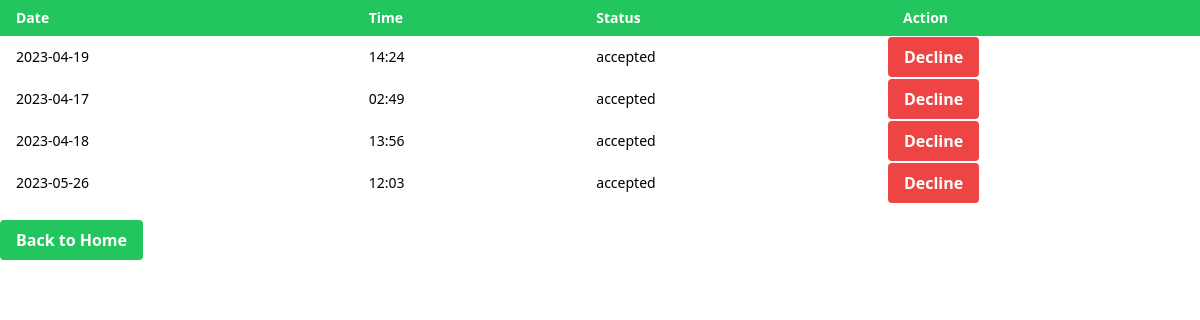
The app's page /accepted_manage, older data.
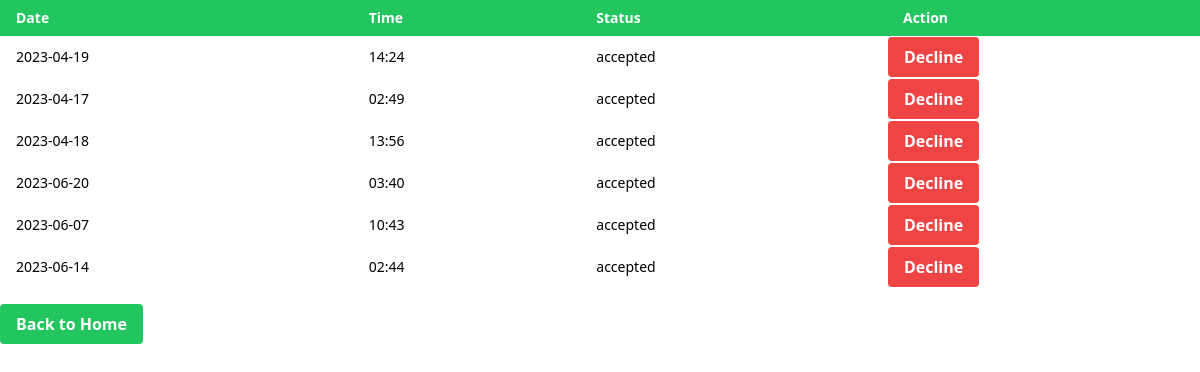
The same page, newer data.
### tables this page shows
CREATE TABLE bookings (
                    id INTEGER PRIMARY KEY AUTOINCREMENT,
                    user_id INTEGER NOT NULL,
                    date TEXT NOT NULL,
                    time TEXT NOT NULL,
                    status TEXT NOT NULL DEFAULT 'pending',
                    FOREIGN KEY (user_id) REFERENCES users (id)
                );

### app.py (the view)
@app.route("/accepted_manage")
def accepted_manage():
    db = get_db()
    with db:
        cursor = db.cursor()
        cursor.execute("SELECT * FROM bookings WHERE status = ?", ('accepted',))
        bookings = cursor.fetchall()
    return render_template('accepted_manage.html', bookings = bookings)

### app.py (called while the page is built)
def get_db():
    if 'db' not in g:
        g.db = sqlite3.connect(DATABASE)
        with g.db as conn:
            conn.execute("""
            CREATE TABLE IF NOT EXISTS users (
                id INTEGER PRIMARY KEY AUTOINCREMENT,
                username TEXT NOT NULL UNIQUE,
                email TEXT NOT NULL UNIQUE,
                password TEXT NOT NULL,
                type TEXT NOT NULL
            )
            """)
            conn.execute("""
                CREATE TABLE IF NOT EXISTS bookings (
                    id INTEGER PRIMARY KEY AUTOINCREMENT,
                    user_id INTEGER NOT NULL,
                    date TEXT NOT NULL,
                    time TEXT NOT NULL,
                    status TEXT NOT NULL DEFAULT 'pending',
                    FOREIGN KEY (user_id) REFERENCES users (id)
                )
            """)
    return g.db

@app.before_request
def before_request():
    session.permanent = True

@app.teardown_appcontext
def teardown_appcontext(e=None):
    close_db()

### templates/accepted_manage.html (shortened to what this page needs)
<!DOCTYPE html>
<html>
<head>
	<script src="https://cdn.tailwindcss.com"></script>
</head>
<body>
	<table class="w-full">
        <thead>
            <tr class="bg-green-500">
                <th class="text-white py-2 px-2 sm:px-4 text-sm text-left">Date</th>
                <th class="text-white py-2 px-2 sm:px-4 text-sm text-left">Time</th>
                <th class="text-white py-2 px-2 sm:px-4 text-sm text-left">Status</th>
                <th class="text-white py-2 px-2 sm:px-4 text-sm text-left">Action</th>
            </tr>
        </thead>
        <tbody>
            {% for booking in bookings %}
            <tr>
                <td class="py-2 px-2 sm:px-4 text-sm">{{ booking[2] }}</td>
                <td class="py-2 px-2 sm:px-4 text-sm">{{ booking[3] }}</td>
                <td class="py-2 px-2 sm:px-4 text-sm">{{ booking[4] }}</td>
                <td class="flex items-center space-x-4">
                    <form action="/manage_bookings" method="POST">
                        <button type="submit" name="status" value="declined" class="decline-button bg-red-500 hover:bg-red-700 text-white font-bold py-2 px-4 rounded transform hover:scale-105 transition-transform duration-300">Decline</button>
                    </form>
                </td>
            </tr>
            {% endfor %}
        </tbody>
    </table>
		<a href="/" class="inline-block mt-4 bg-green-500 hover:bg-green-700 text-white font-bold py-2 px-4 rounded transition-transform duration-300 transform hover:scale-105">
			Back to Home
		</a>
</body>
</html>

Row changes from the older to the newer data that the page shows:
no longer on this page (row edited): bookings: date "2023-05-26", time "12:03", status "accepted"
added bookings: date "2023-06-20", time "03:40", status "accepted"
added bookings: date "2023-06-07", time "10:43", status "accepted"
added bookings: date "2023-06-14", time "02:44", status "accepted"
